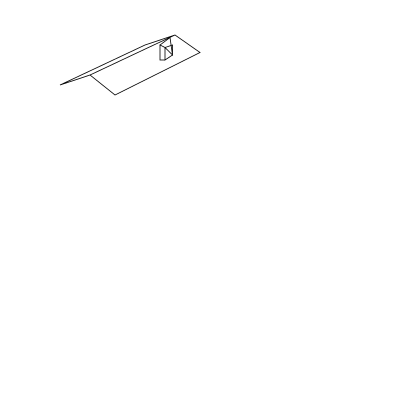

This figure's Python source:
import cairo

surface = cairo.ImageSurface(cairo.FORMAT_ARGB32, 400, 400)
ctx = cairo.Context(surface)
ctx.set_source_rgb(1,1,1)
ctx.paint()

# Draw the back roof (angled for 3D effect)
ctx.move_to(60, 85)
ctx.line_to(145, 45)
ctx.line_to(175, 35)
ctx.line_to(90, 75)
ctx.close_path()
ctx.close_path()

# Draw the front roof (angled for 3D effect)
ctx.move_to(175, 35)
ctx.line_to(200, 52.5)
ctx.line_to(115, 95)
ctx.line_to(90, 75)
ctx.line_to(175, 35)
ctx.close_path()

# Chimney
#front part
ctx.move_to(160, 45)
ctx.line_to(160, 60)
ctx.line_to(165, 60)
ctx.line_to(165, 47.5)
ctx.close_path()


#lateral part
ctx.move_to(165, 47.5)
ctx.line_to(165, 60)
ctx.line_to(172.5, 55)
ctx.line_to(172.5, 45)
ctx.close_path()


#top part
ctx.move_to(160, 45)
ctx.line_to(165, 47.5)
ctx.line_to(172.5, 55)
ctx.line_to(170, 37.5)
ctx.line_to(160, 45)
ctx.close_path()


ctx.set_line_width(0.8)
ctx.set_source_rgb(0,0,0)
ctx.stroke()

surface.write_to_png('roof.png')
